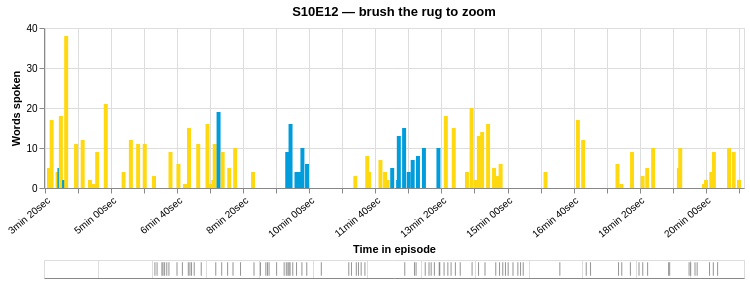

The notebook cell this image was saved under:
### Markdown cell above
### Q4 — The same comparison, but *within* one concrete episode

A group bar chart was choosen to display the count over time for the two characters within the selected episode, with a thin **tick-rug + brush** strip underneath. 

The x-axis is the episode timeline in seconds, formatted as `Xmin Ysec`, so we can read when dialogue happens and how turn-taking unfolds.

The timestamps are converted from milliseconds to seconds and aggregated per second per character. The two characters are offset by ±0.4s so their bars sit side-by-side instead of overlapping at the same instant. 

Dragging a range on the rug zooms the detail chart's x-axis while the rug stays fixed as a stable reference. Tooltips also display the character, the metric and the exact words spoken at each moment.

### Code cell
sel_s, sel_e = 10, 12
pair = ['Homer Simpson', 'Marge Simpson']

ep = dialogue_cleaned[
    (dialogue_cleaned['season'] == sel_s)
    & (dialogue_cleaned['number_in_season'] == sel_e)
    & (dialogue_cleaned['raw_character_text'].isin(pair))
].copy()
ep['timestamp_sec'] = (ep['timestamp_in_ms'] / 1000).round().astype(int)

tl = ep.groupby(['timestamp_sec', 'raw_character_text'])['word_count'].sum().reset_index()
offsets = {pair[0]: -0.4, pair[1]: 0.4}
tl['x_pos'] = tl['timestamp_sec'] + tl['raw_character_text'].map(offsets)

brush = alt.selection_interval(encodings=['x'])
time_expr = "floor(datum.value/60)+'min '+(datum.value%60<10?'0':'')+(datum.value%60)+'sec'"

detail = (
    alt.Chart(tl)
    .mark_bar(size=4)
    .encode(
        x=alt.X('x_pos:Q', title='Time in episode',
                scale=alt.Scale(domain=brush, nice=False),
                axis=alt.Axis(labelExpr=time_expr, labelAngle=-40)),
        y=alt.Y('word_count:Q', title='Words spoken', stack=None),
        color=alt.Color('raw_character_text:N', scale=color_scale, legend=None),
        tooltip=['raw_character_text:N', 'word_count:Q'],
    )
    .properties(width=700, height=160, title=f'S{sel_s:02d}E{sel_e:02d} — brush the rug to zoom')
)

rug = (
    alt.Chart(tl)
    .mark_tick(thickness=1, color='#666666')
    .encode(x=alt.X('timestamp_sec:Q', title=None, axis=alt.Axis(labels=False, ticks=False)))
    .add_params(brush)
    .properties(width=700, height=18)
)

alt.vconcat(detail, rug, spacing=4).resolve_scale(x='independent')

### Figure 1 — Vega-Lite specification as saved in the notebook (floating-point values rounded to 4 significant figures)
{"view": {"stroke": "transparent"}, "range": {"category": ["#FDB750", "#00F502", "#FF7F00", "#FF1493", "#8B0000", "#6495ED", "#DAA520", "#FF69B4", "#4169E1", "#9370DB"]}, "title": {"font": "sans-serif", "color": "#333333", "fontSize": 18, "anchor": "start"}, "axis": {"labelColor": "#333333", "titleColor": "#333333", "gridColor": "#D0D0D0", "labelFontSize": 12, "titleFontSize": 14}, "vconcat": [{"mark": {"type": "bar", "size": 4}, "encoding": {"color": {"field": "raw_character_text", "legend": null, "scale": {"domain": ["Homer Simpson", "Marge Simpson", "Bart Simpson", "Lisa Simpson", "C. Montgomery Burns", "Moe Szyslak", "Seymour Skinner", "Ned Flanders", "Grampa Simpson", "Chief Wiggum"], "range": ["#FFD90F", "#009DDC", "#F14E28", "#FF69B4", "#93C47D", "#493D26", "#445491", "#709139", "#EEDAB0", "#32499F"]}, "type": "nominal"}, "tooltip": [{"field": "raw_character_text", "type": "nominal"}, {"field": "word_count", "type": "quantitative"}], "x": {"axis": {"labelAngle": -40, "labelExpr": "floor(datum.value/60)+'min '+(datum.value%60<10?'0':'')+(datum.value%60)+'sec'"}, "field": "x_pos", "scale": {"domain": {"param": "param_c97a99acfc68b794"}, "nice": false}, "title": "Time in episode", "type": "quantitative"}, "y": {"field": "word_count", "stack": null, "title": "Words spoken", "type": "quantitative"}}, "height": 160, "title": "S10E12 — brush the rug to zoom", "width": 700}, {"mark": {"type": "tick", "color": "#666666", "thickness": 1}, "encoding": {"x": {"axis": {"labels": false, "ticks": false}, "field": "timestamp_sec", "title": null, "type": "quantitative"}}, "height": 18, "name": "view_5fda0b13613659fe_1", "width": 700}], "data": {"name": "data-7b6cff6a7472abf2d5298bcc5333091f"}, "params": [{"name": "param_c97a99acfc68b794", "select": {"type": "interval", "encodings": ["x"]}, "views": ["view_5fda0b13613659fe_1"]}], "resolve": {"scale": {"x": "independent"}}, "spacing": 4, "$schema": "https://vega.github.io/schema/vega-lite/v6.1.0.json", "datasets": {"data-7b6cff6a7472abf2d5298bcc5333091f": [{"timestamp_sec": 206, "raw_character_text": "Homer Simpson", "word_count": 5.0, "x_pos": 205.6}, {"timestamp_sec": 210, "raw_character_text": "Homer Simpson", "word_count": 17.0, "x_pos": 209.6}, {"timestamp_sec": 219, "raw_character_text": "Homer Simpson", "word_count": 4.0, "x_pos": 218.6}, {"timestamp_sec": 221, "raw_character_text": "Marge Simpson", "word_count": 5.0, "x_pos": 221.4}, {"timestamp_sec": 224, "raw_character_text": "Homer Simpson", "word_count": 18.0, "x_pos": 223.6}, {"timestamp_sec": 228, "raw_character_text": "Marge Simpson", "word_count": 2.0, "x_pos": 228.4}, {"timestamp_sec": 232, "raw_character_text": "Homer Simpson", "word_count": 38.0, "x_pos": 231.6}, {"timestamp_sec": 247, "raw_character_text": "Homer Simpson", "word_count": 11.0, "x_pos": 246.6}, {"timestamp_sec": 257, "raw_character_text": "Homer Simpson", "word_count": 12.0, "x_pos": 256.6}, {"timestamp_sec": 268, "raw_character_text": "Homer Simpson", "word_count": 2.0, "x_pos": 267.6}, {"timestamp_sec": 271, "raw_character_text": "Homer Simpson", "word_count": 1.0, "x_pos": 270.6}, {"timestamp_sec": 274, "raw_character_text": "Homer Simpson", "word_count": 1.0, "x_pos": 273.6}, {"timestamp_sec": 279, "raw_character_text": "Homer Simpson", "word_count": 9.0, "x_pos": 278.6}, {"timestamp_sec": 292, "raw_character_text": "Homer Simpson", "word_count": 21.0, "x_pos": 291.6}, {"timestamp_sec": 319, "raw_character_text": "Homer Simpson", "word_count": 4.0, "x_pos": 318.6}, {"timestamp_sec": 330, "raw_character_text": "Homer Simpson", "word_count": 12.0, "x_pos": 329.6}, {"timestamp_sec": 341, "raw_character_text": "Homer Simpson", "word_count": 11.0, "x_pos": 340.6}, {"timestamp_sec": 351, "raw_character_text": "Homer Simpson", "word_count": 11.0, "x_pos": 350.6}, {"timestamp_sec": 365, "raw_character_text": "Homer Simpson", "word_count": 3.0, "x_pos": 364.6}, {"timestamp_sec": 390, "raw_character_text": "Homer Simpson", "word_count": 9.0, "x_pos": 389.6}, {"timestamp_sec": 402, "raw_character_text": "Homer Simpson", "word_count": 6.0, "x_pos": 401.6}, {"timestamp_sec": 412, "raw_character_text": "Homer Simpson", "word_count": 1.0, "x_pos": 411.6}, {"timestamp_sec": 415, "raw_character_text": "Homer Simpson", "word_count": 1.0, "x_pos": 414.6}, {"timestamp_sec": 418, "raw_character_text": "Homer Simpson", "word_count": 15.0, "x_pos": 417.6}, {"timestamp_sec": 432, "raw_character_text": "Homer Simpson", "word_count": 11.0, "x_pos": 431.6}, {"timestamp_sec": 446, "raw_character_text": "Homer Simpson", "word_count": 16.0, "x_pos": 445.6}, {"timestamp_sec": 450, "raw_character_text": "Homer Simpson", "word_count": 1.0, "x_pos": 449.6}, {"timestamp_sec": 453, "raw_character_text": "Homer Simpson", "word_count": 1.0, "x_pos": 452.6}, {"timestamp_sec": 455, "raw_character_text": "Homer Simpson", "word_count": 2.0, "x_pos": 454.6}, {"timestamp_sec": 457, "raw_character_text": "Homer Simpson", "word_count": 11.0, "x_pos": 456.6}, {"timestamp_sec": 462, "raw_character_text": "Marge Simpson", "word_count": 19.0, "x_pos": 462.4}, {"timestamp_sec": 469, "raw_character_text": "Homer Simpson", "word_count": 9.0, "x_pos": 468.6}, {"timestamp_sec": 479, "raw_character_text": "Homer Simpson", "word_count": 5.0, "x_pos": 478.6}, {"timestamp_sec": 488, "raw_character_text": "Homer Simpson", "word_count": 10.0, "x_pos": 487.6}, {"timestamp_sec": 515, "raw_character_text": "Homer Simpson", "word_count": 4.0, "x_pos": 514.6}, {"timestamp_sec": 566, "raw_character_text": "Marge Simpson", "word_count": 9.0, "x_pos": 566.4}, {"timestamp_sec": 571, "raw_character_text": "Marge Simpson", "word_count": 16.0, "x_pos": 571.4}, {"timestamp_sec": 580, "raw_character_text": "Marge Simpson", "word_count": 4.0, "x_pos": 580.4}, {"timestamp_sec": 584, "raw_character_text": "Marge Simpson", "word_count": 4.0, "x_pos": 584.4}, {"timestamp_sec": 589, "raw_character_text": "Marge Simpson", "word_count": 10.0, "x_pos": 589.4}, {"timestamp_sec": 596, "raw_character_text": "Marge Simpson", "word_count": 6.0, "x_pos": 596.4}, {"timestamp_sec": 670, "raw_character_text": "Homer Simpson", "word_count": 3.0, "x_pos": 669.6}, {"timestamp_sec": 688, "raw_character_text": "Homer Simpson", "word_count": 8.0, "x_pos": 687.6}, {"timestamp_sec": 691, "raw_character_text": "Homer Simpson", "word_count": 4.0, "x_pos": 690.6}, {"timestamp_sec": 708, "raw_character_text": "Homer Simpson", "word_count": 7.0, "x_pos": 707.6}, {"timestamp_sec": 715, "raw_character_text": "Homer Simpson", "word_count": 4.0, "x_pos": 714.6}, {"timestamp_sec": 719, "raw_character_text": "Homer Simpson", "word_count": 2.0, "x_pos": 718.6}, {"timestamp_sec": 725, "raw_character_text": "Marge Simpson", "word_count": 5.0, "x_pos": 725.4}, {"timestamp_sec": 734, "raw_character_text": "Marge Simpson", "word_count": 2.0, "x_pos": 734.4}, {"timestamp_sec": 735, "raw_character_text": "Marge Simpson", "word_count": 13.0, "x_pos": 735.4}, {"timestamp_sec": 743, "raw_character_text": "Marge Simpson", "word_count": 15.0, "x_pos": 743.4}, {"timestamp_sec": 750, "raw_character_text": "Marge Simpson", "word_count": 4.0, "x_pos": 750.4}, {"timestamp_sec": 756, "raw_character_text": "Marge Simpson", "word_count": 7.0, "x_pos": 756.4}, {"timestamp_sec": 764, "raw_character_text": "Marge Simpson", "word_count": 8.0, "x_pos": 764.4}, {"timestamp_sec": 773, "raw_character_text": "Marge Simpson", "word_count": 10.0, "x_pos": 773.4}, {"timestamp_sec": 795, "raw_character_text": "Marge Simpson", "word_count": 10.0, "x_pos": 795.4}, {"timestamp_sec": 807, "raw_character_text": "Homer Simpson", "word_count": 18.0, "x_pos": 806.6}, {"timestamp_sec": 819, "raw_character_text": "Homer Simpson", "word_count": 15.0, "x_pos": 818.6}, {"timestamp_sec": 839, "raw_character_text": "Homer Simpson", "word_count": 4.0, "x_pos": 838.6}, {"timestamp_sec": 846, "raw_character_text": "Homer Simpson", "word_count": 20.0, "x_pos": 845.6}, {"timestamp_sec": 852, "raw_character_text": "Homer Simpson", "word_count": 2.0, "x_pos": 851.6}, {"timestamp_sec": 857, "raw_character_text": "Homer Simpson", "word_count": 13.0, "x_pos": 856.6}, {"timestamp_sec": 862, "raw_character_text": "Homer Simpson", "word_count": 14.0, "x_pos": 861.6}, {"timestamp_sec": 871, "raw_character_text": "Homer Simpson", "word_count": 16.0, "x_pos": 870.6}, {"timestamp_sec": 880, "raw_character_text": "Homer Simpson", "word_count": 5.0, "x_pos": 879.6}, {"timestamp_sec": 885, "raw_character_text": "Homer Simpson", "word_count": 3.0, "x_pos": 884.6}, {"timestamp_sec": 890, "raw_character_text": "Homer Simpson", "word_count": 6.0, "x_pos": 889.6}, {"timestamp_sec": 958, "raw_character_text": "Homer Simpson", "word_count": 4.0, "x_pos": 957.6}, {"timestamp_sec": 1007, "raw_character_text": "Homer Simpson", "word_count": 17.0, "x_pos": 1007.0}, {"timestamp_sec": 1015, "raw_character_text": "Homer Simpson", "word_count": 12.0, "x_pos": 1015.0}, {"timestamp_sec": 1067, "raw_character_text": "Homer Simpson", "word_count": 6.0, "x_pos": 1067.0}, {"timestamp_sec": 1073, "raw_character_text": "Homer Simpson", "word_count": 1.0, "x_pos": 1073.0}, {"timestamp_sec": 1089, "raw_character_text": "Homer Simpson", "word_count": 9.0, "x_pos": 1089.0}, {"timestamp_sec": 1105, "raw_character_text": "Homer Simpson", "word_count": 3.0, "x_pos": 1105.0}, {"timestamp_sec": 1112, "raw_character_text": "Homer Simpson", "word_count": 5.0, "x_pos": 1112.0}, {"timestamp_sec": 1121, "raw_character_text": "Homer Simpson", "word_count": 10.0, "x_pos": 1121.0}, {"timestamp_sec": 1160, "raw_character_text": "Homer Simpson", "word_count": 5.0, "x_pos": 1160.0}, {"timestamp_sec": 1162, "raw_character_text": "Homer Simpson", "word_count": 10.0, "x_pos": 1162.0}, {"timestamp_sec": 1198, "raw_character_text": "Homer Simpson", "word_count": 1.0, "x_pos": 1198.0}, {"timestamp_sec": 1201, "raw_character_text": "Homer Simpson", "word_count": 2.0, "x_pos": 1201.0}, {"timestamp_sec": 1209, "raw_character_text": "Homer Simpson", "word_count": 4.0, "x_pos": 1209.0}, {"timestamp_sec": 1213, "raw_character_text": "Homer Simpson", "word_count": 9.0, "x_pos": 1213.0}, {"timestamp_sec": 1236, "raw_character_text": "Homer Simpson", "word_count": 10.0, "x_pos": 1236.0}, {"timestamp_sec": 1243, "raw_character_text": "Homer Simpson", "word_count": 9.0, "x_pos": 1243.0}, {"timestamp_sec": 1251, "raw_character_text": "Homer Simpson", "word_count": 2.0, "x_pos": 1251.0}]}}
